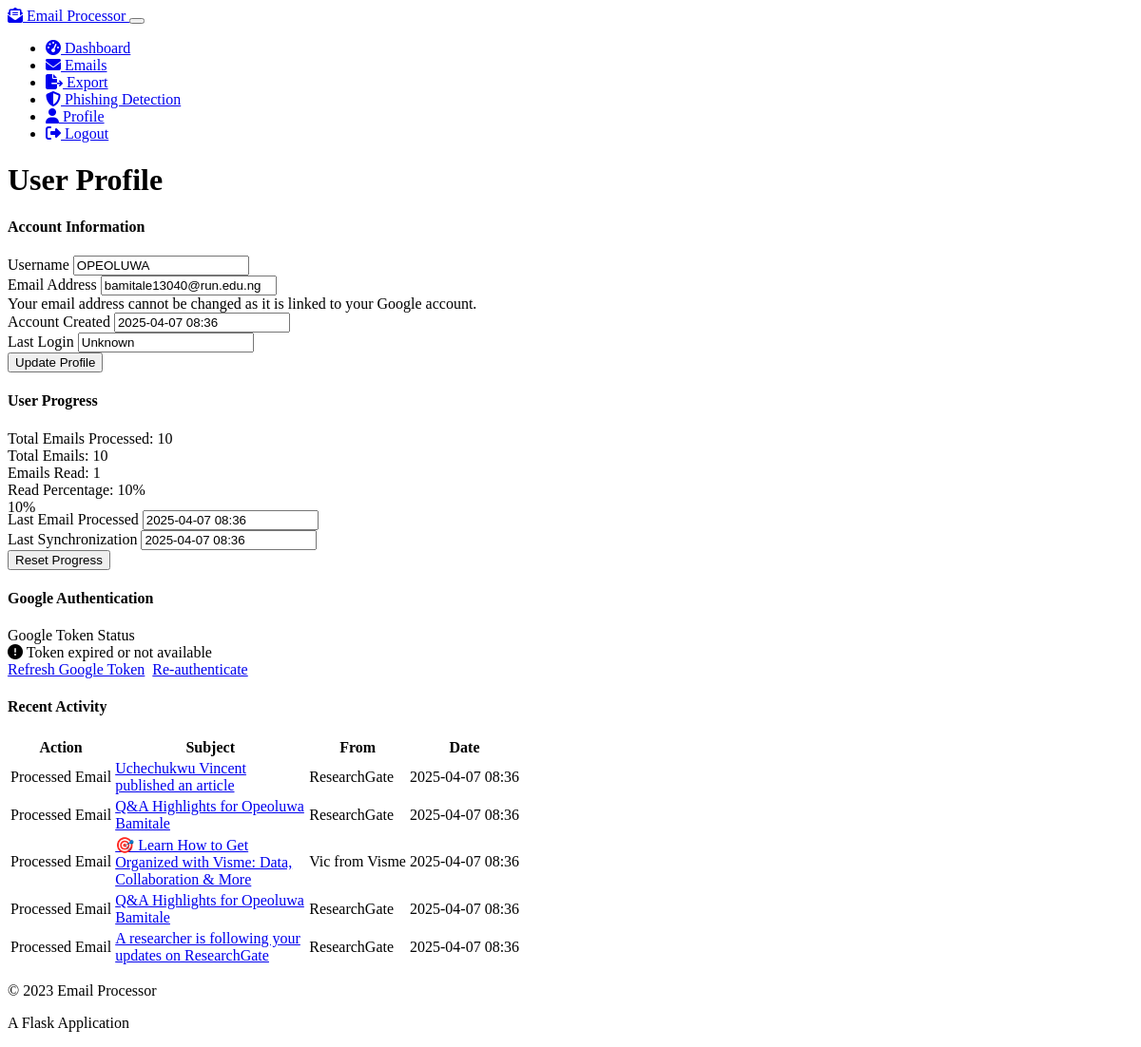
Page /profile (signed in) on the earlier database version.
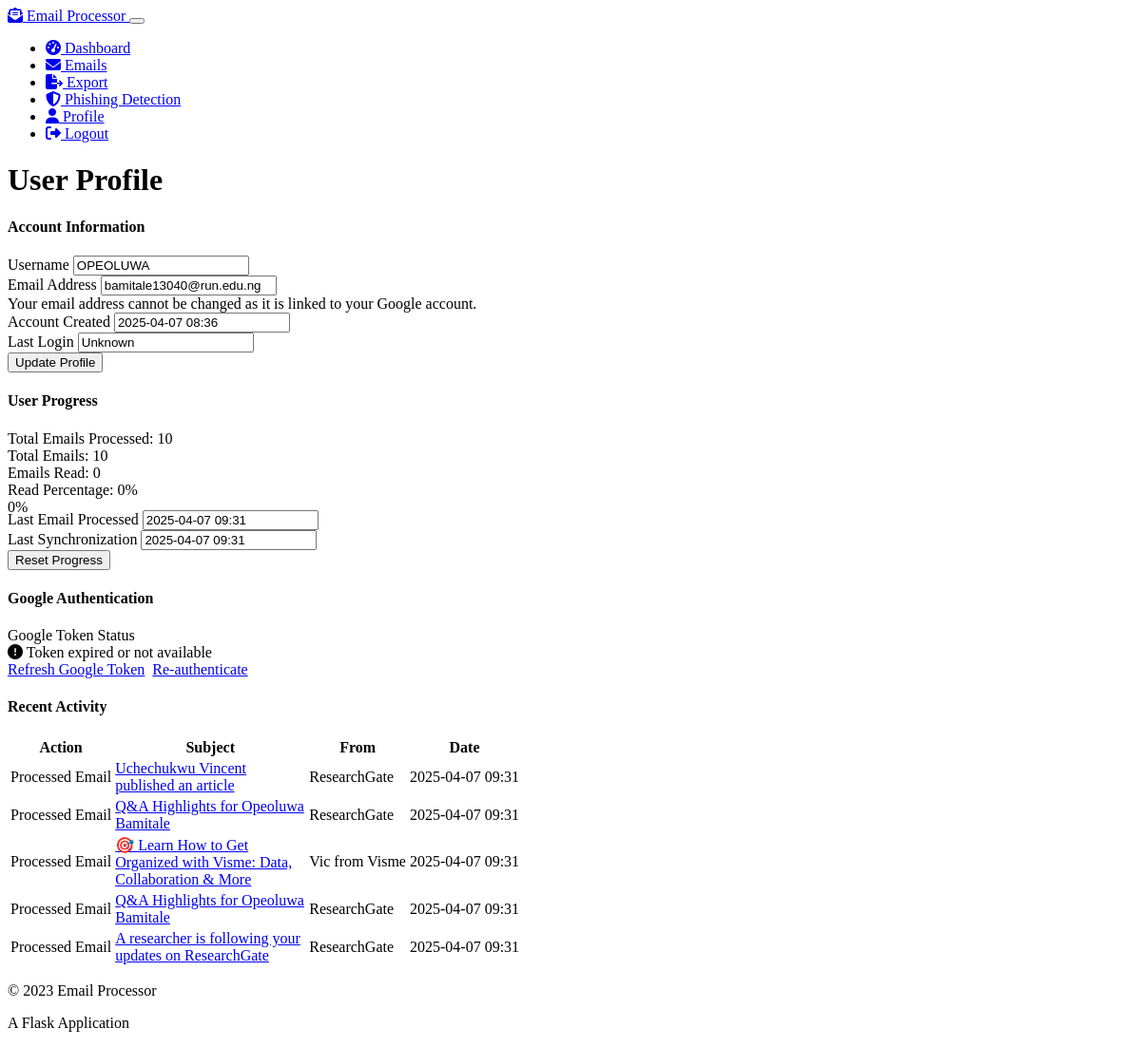
Same page on the later database version.
### models.py (models this page shows, shortened)
class UserProgress(db.Model):
    id = db.Column(db.Integer, primary_key=True)
    user_id = db.Column(db.Integer, db.ForeignKey('user.id'), unique=True, nullable=False)
    total_emails_processed = db.Column(db.Integer, default=0)
    last_email_processed = db.Column(db.DateTime)
    last_sync_date = db.Column(db.DateTime)
    emails_read = db.Column(db.Integer, default=0)
    favorite_senders = db.Column(db.Text)  # Store as JSON

class Email(db.Model):
    id = db.Column(db.Integer, primary_key=True)
    user_id = db.Column(db.Integer, db.ForeignKey('user.id'), nullable=False)
    message_id = db.Column(db.String(256), nullable=False)
    sender = db.Column(db.String(120), nullable=False)
    sender_name = db.Column(db.String(120))
    recipient = db.Column(db.String(120), nullable=False)
    subject = db.Column(db.String(512))
    body_text = db.Column(db.Text)
    body_html = db.Column(db.Text)
    body_cleaned = db.Column(db.Text)
    date_received = db.Column(db.DateTime)
    date_processed = db.Column(db.DateTime, default=datetime.utcnow)
    is_read = db.Column(db.Boolean, default=False)

### user_progress.py (the view)
@user_progress_bp.route("/profile")
@login_required
def profile():
    progress = UserProgress.query.filter_by(user_id=current_user.id).first()
    if not progress:
        progress = UserProgress(user_id=current_user.id)
        db.session.add(progress)
        db.session.commit()
    total_emails = Email.query.filter_by(user_id=current_user.id).count()
    read_emails = Email.query.filter_by(user_id=current_user.id, is_read=True).count()
    read_percentage = (read_emails / total_emails * 100) if total_emails > 0 else 0
    favorite_senders = {}
    if progress.favorite_senders:
        try:
            favorite_senders = json.loads(progress.favorite_senders)
        except:
            favorite_senders = {}
    recent_emails = Email.query.filter_by(user_id=current_user.id)\
        .order_by(Email.date_processed.desc())\
        .limit(5).all()
    now = datetime.utcnow()
    return render_template('profile.html',
                          user=current_user,
                          progress=progress,
                          total_emails=total_emails,
                          read_emails=read_emails,
                          read_percentage=read_percentage,
                          favorite_senders=favorite_senders,
                          recent_emails=recent_emails,
                          now=now)

### app.py (called while the page is built)
@login_manager.user_loader
def load_user(user_id):
    from models import User
    return User.query.get(int(user_id))

### templates/profile.html (shortened to what the changed rows need)
{% extends 'base.html' %}
{% block content %}
<div class="row mb-4">
    <div class="col">
        <h1 class="mb-4">User Profile</h1>
    </div>
</div>
<div class="row">
    <div class="col-md-6 mb-4">
        <div class="card bg-dark mb-4">
            <div class="card-body">
                <div class="d-flex justify-content-between mb-2">
                    <span>Total Emails Processed:</span>
                    <span class="badge bg-primary">{{ progress.total_emails_processed }}</span>
                </div>
                <div class="d-flex justify-content-between mb-2">
                    <span>Emails Read:</span>
                    <span class="badge bg-success">{{ read_emails }}</span>
                </div>
                <div class="d-flex justify-content-between mb-2">
                    <span>Read Percentage:</span>
                    <span class="badge bg-warning">{{ read_percentage|round|int }}%</span>
                </div>
                <div class="progress mt-3 mb-4">
                    <div class="progress-bar" role="progressbar" style="width: {{ read_percentage }}%" aria-valuenow="{{ read_percentage }}" aria-valuemin="0" aria-valuemax="100">{{ read_percentage|round|int }}%</div>
                </div>
                <div class="mb-3">
                    <label class="form-label">Last Email Processed</label>
                    <input type="text" class="form-control" value="{{ progress.last_email_processed.strftime('%Y-%m-%d %H:%M') if progress.last_email_processed else 'Never' }}" readonly>
                </div>
                <div class="mb-3">
                    <label class="form-label">Last Synchronization</label>
                    <input type="text" class="form-control" value="{{ progress.last_sync_date.strftime('%Y-%m-%d %H:%M') if progress.last_sync_date else 'Never' }}" readonly>
                </div>
            </div>
        </div>
    </div>
</div>
<div class="row mb-4">
    <div class="col-12">
        <div class="card bg-dark">
            <div class="card-body">
                {% if recent_emails %}
                    <div class="table-responsive">
                        <table class="table table-hover">
                            <thead>
                                <tr>
                                    <th>Action</th>
                                    <th>Subject</th>
                                    <th>From</th>
                                    <th>Date</th>
                                </tr>
                            </thead>
                            <tbody>
                                {% for email in recent_emails %}
                                    <tr>
                                        <td>Processed Email</td>
                                        <td class="text-truncate" style="max-width: 200px;">
                                            <a href="{{ url_for('email_processor_bp.email_detail', email_id=email.id) }}">
                                                {{ email.subject }}
                                            </a>
                                        </td>
                                        <td>{{ email.sender_name or email.sender }}</td>
                                        <td>{{ email.date_processed.strftime('%Y-%m-%d %H:%M') }}</td>
                                    </tr>
                                {% endfor %}
                            </tbody>
                        </table>
                    </div>
                {% else %}
                    <p class="text-muted">No recent activity</p>
                {% endif %}
            </div>
        </div>
    </div>
</div>
{% endblock %}

Differences in the rows shown:
changed UserProgress: last_email_processed "2025-04-07 08:36" → "2025-04-07 09:31"; last_sync_date "2025-04-07 08:36" → "2025-04-07 09:31"
changed Email "Uchechukwu Vincent published an article": date_processed "2025-04-07 08:36" → "2025-04-07 09:31"
changed Email (number 2 of 5 on the later page): date_processed "2025-04-07 08:36" → "2025-04-07 09:31"
changed Email "🎯 Learn How to Get Organized with Visme: Data, Collaboration & More": date_processed "2025-04-07 08:36" → "2025-04-07 09:31"
changed Email (number 4 of 5 on the later page): date_processed "2025-04-07 08:36" → "2025-04-07 09:31"
changed Email "A researcher is following your updates on ResearchGate": date_processed "2025-04-07 08:36" → "2025-04-07 09:31"
Other differences:
{{ read_emails }}: "1" → "0"
{{ read_percentage|round|int }}: "10" → "0"
